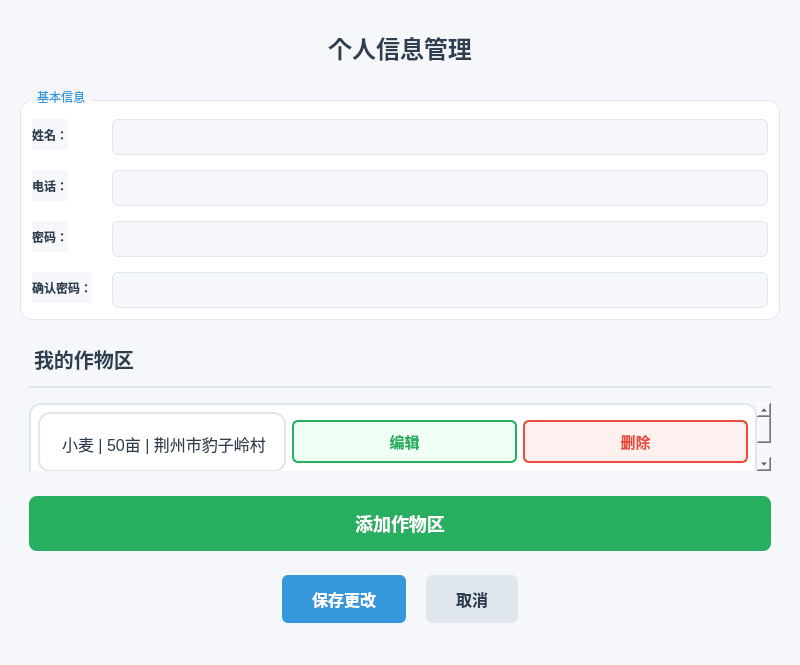
<?xml version="1.0" encoding="UTF-8"?>
<ui version="4.0">
 <class>ChangeInfoWindow</class>
 <widget class="QMainWindow" name="ChangeInfoWindow">
  <property name="geometry">
   <rect>
    <x>0</x>
    <y>0</y>
    <width>800</width>
    <height>600</height>
   </rect>
  </property>
  <property name="windowTitle">
   <string>个人信息管理</string>
  </property>
  <property name="styleSheet">
   <string>background-color: #f5f7fa;</string>
  </property>
  
  <widget class="QWidget" name="centralwidget">
   <layout class="QVBoxLayout" name="mainLayout">
    <property name="spacing">
     <number>15</number>
    </property>
    <property name="leftMargin">
     <number>20</number>
    </property>
    <property name="topMargin">
     <number>20</number>
    </property>
    <property name="rightMargin">
     <number>20</number>
    </property>
    <property name="bottomMargin">
     <number>20</number>
    </property>
    
    <!-- 标题栏 -->
    <item>
     <widget class="QLabel" name="titleLabel">
      <property name="text">
       <string>个人信息管理</string>
      </property>
      <property name="styleSheet">
       <string><![CDATA[
         font-size: 24px;
         font-weight: bold;
         color: #2c3e50;
         padding: 10px 0;
       ]]></string>
      </property>
      <property name="alignment">
       <set>Qt::AlignCenter</set>
      </property>
     </widget>
    </item>
    
    <!-- 基本信息卡片 -->
    <item>
     <widget class="QGroupBox" name="basicInfoGroup">
      <property name="title">
       <string>基本信息</string>
      </property>
      <property name="styleSheet">
       <string><![CDATA[
         QGroupBox {
           background-color: white;
           border-radius: 12px;
           padding: 20px;
           border: 1px solid #e0e6ed;
           margin-top: 10px;
         }
         QGroupBox::title {
           subcontrol-origin: margin;
           left: 10px;
           padding: 0 5px;
           font-weight: bold;
           font-size: 16px;
           color: #3498db;
         }
       ]]></string>
      </property>
      <layout class="QFormLayout" name="basicInfoLayout">
       <property name="verticalSpacing">
        <number>15</number>
       </property>
       <property name="horizontalSpacing">
        <number>20</number>
       </property>
       <item row="0" column="0">
        <widget class="QLabel" name="nameLabel">
         <property name="text">
          <string>姓名：</string>
         </property>
         <property name="styleSheet">
          <string>font-weight: bold; color: #2c3e50;</string>
         </property>
        </widget>
       </item>
       <item row="0" column="1">
        <widget class="QLineEdit" name="nameEdit">
         <property name="styleSheet">
          <string><![CDATA[
            border: 1px solid #e0e6ed;
            border-radius: 6px;
            padding: 8px 12px;
            font-size: 14px;
          ]]></string>
         </property>
        </widget>
       </item>
       <item row="1" column="0">
        <widget class="QLabel" name="phoneLabel">
         <property name="text">
          <string>电话：</string>
         </property>
         <property name="styleSheet">
          <string>font-weight: bold; color: #2c3e50;</string>
         </property>
        </widget>
       </item>
       <item row="1" column="1">
        <widget class="QLineEdit" name="phoneEdit">
         <property name="styleSheet">
          <string><![CDATA[
            border: 1px solid #e0e6ed;
            border-radius: 6px;
            padding: 8px 12px;
            font-size: 14px;
          ]]></string>
         </property>
        </widget>
       </item>
       <item row="2" column="0">
        <widget class="QLabel" name="passwordLabel">
         <property name="text">
          <string>密码：</string>
         </property>
         <property name="styleSheet">
          <string>font-weight: bold; color: #2c3e50;</string>
         </property>
        </widget>
       </item>
       <item row="2" column="1">
        <widget class="QLineEdit" name="passwordEdit">
         <property name="echoMode">
          <enum>QLineEdit::Password</enum>
         </property>
         <property name="styleSheet">
          <string><![CDATA[
            border: 1px solid #e0e6ed;
            border-radius: 6px;
            padding: 8px 12px;
            font-size: 14px;
          ]]></string>
         </property>
        </widget>
       </item>
       <item row="3" column="0">
        <widget class="QLabel" name="confirmPasswordLabel">
         <property name="text">
          <string>确认密码：</string>
         </property>
         <property name="styleSheet">
          <string>font-weight: bold; color: #2c3e50;</string>
         </property>
        </widget>
       </item>
       <item row="3" column="1">
        <widget class="QLineEdit" name="confirmPasswordEdit">
         <property name="echoMode">
          <enum>QLineEdit::Password</enum>
         </property>
         <property name="styleSheet">
          <string><![CDATA[
            border: 1px solid #e0e6ed;
            border-radius: 6px;
            padding: 8px 12px;
            font-size: 14px;
          ]]></string>
         </property>
        </widget>
       </item>
      </layout>
     </widget>
    </item>
    
    <!-- 角色特定信息 -->
    <item>
     <widget class="QStackedWidget" name="roleSpecificStack">
      <property name="styleSheet">
       <string><![CDATA[
         QGroupBox {
           background-color: white;
           border-radius: 12px;
           padding: 20px;
           border: 1px solid #e0e6ed;
         }
         QGroupBox::title {
           subcontrol-origin: margin;
           left: 10px;
           padding: 0 5px;
           font-weight: bold;
           font-size: 16px;
           color: #3498db;
         }
       ]]></string>
      </property>
      
      <!-- 农户页面 -->
      <widget class="QWidget" name="farmerPage">
       <layout class="QVBoxLayout" name="farmerLayout">
        <property name="spacing">
         <number>15</number>
        </property>
        
        <!-- 作物区标题 -->
        <item>
         <widget class="QLabel" name="cropAreaTitle">
          <property name="text">
           <string>我的作物区</string>
          </property>
          <property name="styleSheet">
           <string><![CDATA[
             font-size: 20px;
             font-weight: bold;
             color: #2c3e50;
             padding-bottom: 12px;
             border-bottom: 2px solid #e0e6ed;
           ]]></string>
          </property>
         </widget>
        </item>
        
        <!-- 作物区列表 -->
        <item>
         <widget class="QScrollArea" name="cropAreaScroll">
          <property name="widgetResizable">
           <bool>true</bool>
          </property>
          <property name="styleSheet">
           <string><![CDATA[
             background: transparent;
             border: none;
           ]]></string>
          </property>
          <widget class="QWidget" name="cropAreaList">
           <layout class="QVBoxLayout" name="cropAreaLayout">
            <property name="spacing">
             <number>16</number>
            </property>
            <property name="leftMargin">
             <number>0</number>
            </property>
            <property name="topMargin">
             <number>0</number>
            </property>
            <property name="rightMargin">
             <number>0</number>
            </property>
            <property name="bottomMargin">
             <number>0</number>
            </property>
            
            <!-- 卡片示例 -->
            <item>
             <widget class="QWidget">
              <property name="styleSheet">
               <string><![CDATA[
                 background: #fff;
                 border-radius: 12px;
                 border: 1.5px solid #e0e6ed;
                 margin-bottom: 10px;
                 padding: 18px 14px 14px 18px;
               ]]></string>
              </property>
              <layout class="QVBoxLayout">
               <item>
                <layout class="QHBoxLayout">
                 <item>
                  <widget class="QLabel">
                   <property name="text">
                    <string>小麦 | 50亩 | 荆州市豹子岭村</string>
                   </property>
                   <property name="styleSheet">
                    <string>font-size: 16px; color: #2c3e50;</string>
                   </property>
                  </widget>
                 </item>
                 <item>
                  <widget class="QPushButton">
                   <property name="text">
                    <string>编辑</string>
                   </property>
                   <property name="styleSheet">
                    <string><![CDATA[
                      QPushButton {
                        background: #f0fff4;
                        color: #27ae60;
                        border: 1.5px solid #27ae60;
                        border-radius: 6px;
                        padding: 8px 22px;
                        font-size: 15px;
                        font-weight: bold;
                      }
                      QPushButton:hover {
                        background: #e0f7e0;
                      }
                    ]]></string>
                   </property>
                  </widget>
                 </item>
                 <item>
                  <widget class="QPushButton">
                   <property name="text">
                    <string>删除</string>
                   </property>
                   <property name="styleSheet">
                    <string><![CDATA[
                      QPushButton {
                        background: #fff0f0;
                        color: #e74c3c;
                        border: 1.5px solid #e74c3c;
                        border-radius: 6px;
                        padding: 8px 22px;
                        font-size: 15px;
                        font-weight: bold;
                      }
                      QPushButton:hover {
                        background: #ffe0e0;
                      }
                    ]]></string>
                   </property>
                  </widget>
                 </item>
                </layout>
               </item>
               <item>
                <widget class="QLabel">
                 <property name="text">
                  <string>说明：本地优质小麦，适合春季种植。</string>
                 </property>
                 <property name="styleSheet">
                  <string>font-size: 14px; color: #888; background: #f8f9fa; border-radius: 5px; padding: 8px 12px; margin-top: 6px;</string>
                 </property>
                 <property name="wordWrap">
                  <bool>true</bool>
                 </property>
                </widget>
               </item>
              </layout>
             </widget>
            </item>
            
            <!-- 空状态提示 -->
            <item>
             <widget class="QLabel" name="noCropLabel">
              <property name="text">
               <string>暂无作物区信息</string>
              </property>
              <property name="alignment">
               <set>Qt::AlignCenter</set>
              </property>
              <property name="styleSheet">
               <string>color: #b0b0b0; font-size: 18px; padding: 50px 0; background: #f8f9fa; border-radius: 10px; font-weight: bold;</string>
              </property>
              <property name="visible">
               <bool>false</bool>
              </property>
             </widget>
            </item>
           </layout>
          </widget>
         </widget>
        </item>
        
        <!-- 添加作物区按钮 -->
        <item>
         <widget class="QPushButton" name="addCropButton">
          <property name="text">
           <string>添加作物区</string>
          </property>
          <property name="styleSheet">
           <string><![CDATA[
             QPushButton {
               background: #27ae60;
               color: white;
               border-radius: 8px;
               padding: 14px 0;
               font-size: 18px;
               font-weight: bold;
               margin-top: 10px;
             }
             QPushButton:hover {
               background: #219653;
             }
           ]]></string>
          </property>
         </widget>
        </item>
       </layout>
      </widget>
      
      <!-- 专家页面 -->
      <widget class="QWidget" name="expertPage">
       <layout class="QVBoxLayout" name="expertLayout">
        <property name="spacing">
         <number>15</number>
        </property>
        
        <!-- 擅长领域 -->
        <item>
         <widget class="QGroupBox" name="expertiseGroup">
          <property name="title">
           <string>擅长领域</string>
          </property>
          <property name="styleSheet">
           <string><![CDATA[
             background-color: white;
             border-radius: 12px;
             padding: 20px;
             border: 1px solid #e0e6ed;
           ]]></string>
          </property>
          <layout class="QHBoxLayout" name="expertiseLayout">
           <item>
            <widget class="QLineEdit" name="expertiseEdit">
             <property name="placeholderText">
              <string>请输入您的专业领域，如：病虫害防治、灌溉技术等</string>
             </property>
             <property name="styleSheet">
              <string><![CDATA[
                border: 1px solid #e0e6ed;
                border-radius: 6px;
                padding: 8px 12px;
                font-size: 14px;
              ]]></string>
             </property>
            </widget>
           </item>
          </layout>
         </widget>
        </item>
        
        <!-- 添加作物区按钮（隐藏） -->
        <item>
         <widget class="QPushButton" name="addCropButtonExpert">
          <property name="visible">
           <bool>false</bool>
          </property>
          <property name="text">
           <string>添加作物区</string>
          </property>
          <property name="styleSheet">
           <string><![CDATA[
             QPushButton {
               background-color: #27ae60;
               color: white;
               border-radius: 6px;
               padding: 10px 20px;
               font-size: 14px;
               font-weight: bold;
               border: none;
             }
             QPushButton:hover {
               background-color: #219653;
             }
           ]]></string>
          </property>
         </widget>
        </item>
       </layout>
      </widget>
     </widget>
    </item>
    
    <!-- 按钮区域 -->
    <item>
     <layout class="QHBoxLayout" name="buttonLayout">
      <property name="spacing">
       <number>20</number>
      </property>
      <item>
       <spacer name="horizontalSpacer_2">
        <property name="orientation">
         <enum>Qt::Horizontal</enum>
        </property>
        <property name="sizeHint" stdset="0">
         <size>
          <width>40</width>
          <height>20</height>
         </size>
        </property>
       </spacer>
      </item>
      <item>
       <widget class="QPushButton" name="saveButton">
        <property name="text">
         <string>保存更改</string>
        </property>
        <property name="styleSheet">
         <string><![CDATA[
           QPushButton {
             background-color: #3498db;
             color: white;
             border-radius: 6px;
             padding: 12px 30px;
             font-size: 16px;
             font-weight: bold;
             border: none;
           }
           QPushButton:hover {
             background-color: #2980b9;
           }
         ]]></string>
        </property>
       </widget>
      </item>
      <item>
       <widget class="QPushButton" name="cancelButton">
        <property name="text">
         <string>取消</string>
        </property>
        <property name="styleSheet">
         <string><![CDATA[
           QPushButton {
             background-color: #e0e6ed;
             color: #2c3e50;
             border-radius: 6px;
             padding: 12px 30px;
             font-size: 16px;
             font-weight: bold;
             border: none;
           }
           QPushButton:hover {
             background-color: #d0d6e0;
           }
         ]]></string>
        </property>
       </widget>
      </item>
      <item>
       <spacer name="horizontalSpacer_3">
        <property name="orientation">
         <enum>Qt::Horizontal</enum>
        </property>
        <property name="sizeHint" stdset="0">
         <size>
          <width>40</width>
          <height>20</height>
         </size>
        </property>
       </spacer>
      </item>
     </layout>
    </item>
    
   </layout>
  </widget>
  
  <widget class="QMenuBar" name="menubar">
   <property name="geometry">
    <rect>
     <x>0</x>
     <y>0</y>
     <width>800</width>
     <height>17</height>
    </rect>
   </property>
  </widget>
  
  <widget class="QStatusBar" name="statusbar"/>
 </widget>
 <resources/>
 <connections/>
</ui>
